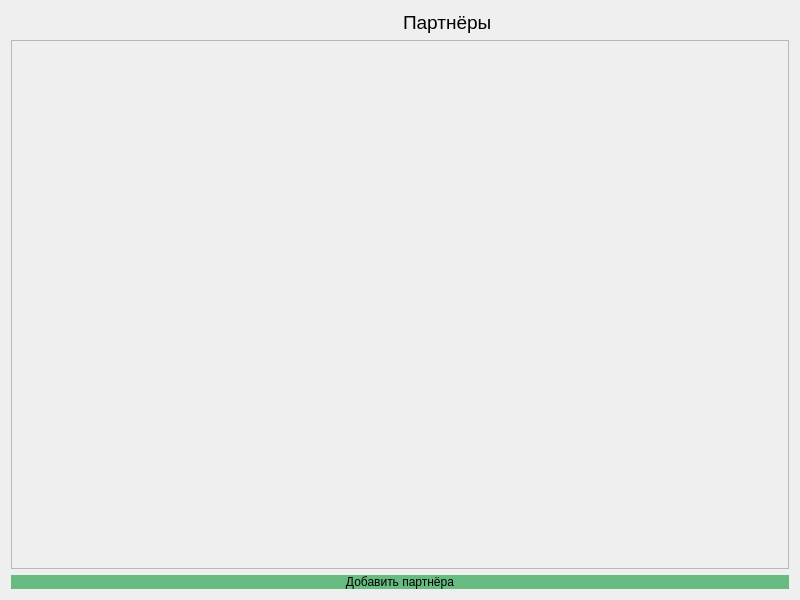
<?xml version="1.0" encoding="UTF-8"?>
<ui version="4.0">
 <class>PartnerList</class>
 <widget class="QWidget" name="PartnerList">
  <property name="geometry">
   <rect>
    <x>0</x>
    <y>0</y>
    <width>800</width>
    <height>600</height>
   </rect>
  </property>
  <property name="windowTitle">
   <string>Form</string>
  </property>
  <layout class="QVBoxLayout" name="verticalLayout_2">
   <item>
    <layout class="QHBoxLayout" name="horizontalLayout" stretch="0,0">
     <property name="spacing">
      <number>0</number>
     </property>
     <property name="sizeConstraint">
      <enum>QLayout::SizeConstraint::SetFixedSize</enum>
     </property>
     <property name="leftMargin">
      <number>280</number>
     </property>
     <property name="rightMargin">
      <number>280</number>
     </property>
     <item>
      <widget class="QLabel" name="label">
       <property name="enabled">
        <bool>true</bool>
       </property>
       <property name="sizePolicy">
        <sizepolicy hsizetype="Preferred" vsizetype="Preferred">
         <horstretch>0</horstretch>
         <verstretch>0</verstretch>
        </sizepolicy>
       </property>
       <property name="maximumSize">
        <size>
         <width>100</width>
         <height>100</height>
        </size>
       </property>
       <property name="text">
        <string/>
       </property>
       <property name="pixmap">
        <pixmap>../icons/Master_pol.png</pixmap>
       </property>
       <property name="scaledContents">
        <bool>true</bool>
       </property>
      </widget>
     </item>
     <item>
      <widget class="QLabel" name="label_2">
       <property name="maximumSize">
        <size>
         <width>100</width>
         <height>16777215</height>
        </size>
       </property>
       <property name="font">
        <font>
         <pointsize>14</pointsize>
        </font>
       </property>
       <property name="text">
        <string>Партнёры</string>
       </property>
      </widget>
     </item>
    </layout>
   </item>
   <item>
    <widget class="QScrollArea" name="scrollArea">
     <property name="widgetResizable">
      <bool>true</bool>
     </property>
     <widget class="QWidget" name="layout">
      <property name="geometry">
       <rect>
        <x>0</x>
        <y>0</y>
        <width>780</width>
        <height>450</height>
       </rect>
      </property>
      <widget class="QWidget" name="verticalLayoutWidget">
       <property name="geometry">
        <rect>
         <x>0</x>
         <y>0</y>
         <width>781</width>
         <height>471</height>
        </rect>
       </property>
       <layout class="QVBoxLayout" name="list"/>
      </widget>
     </widget>
    </widget>
   </item>
   <item>
    <widget class="QPushButton" name="addPartnerButton">
     <property name="styleSheet">
      <string notr="true">background-color: #67BA80; border: none</string>
     </property>
     <property name="text">
      <string>Добавить партнёра</string>
     </property>
    </widget>
   </item>
  </layout>
 </widget>
 <resources/>
 <connections/>
</ui>
